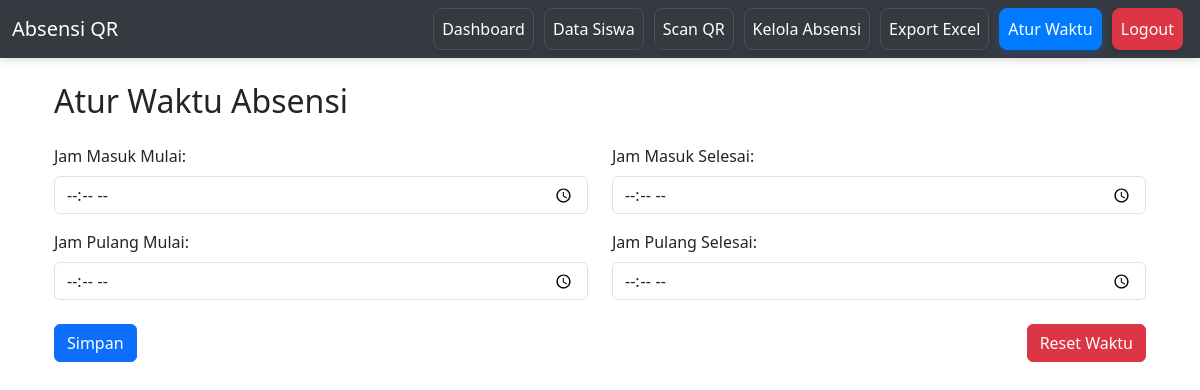
The app's page /atur_waktu (signed in), older data.
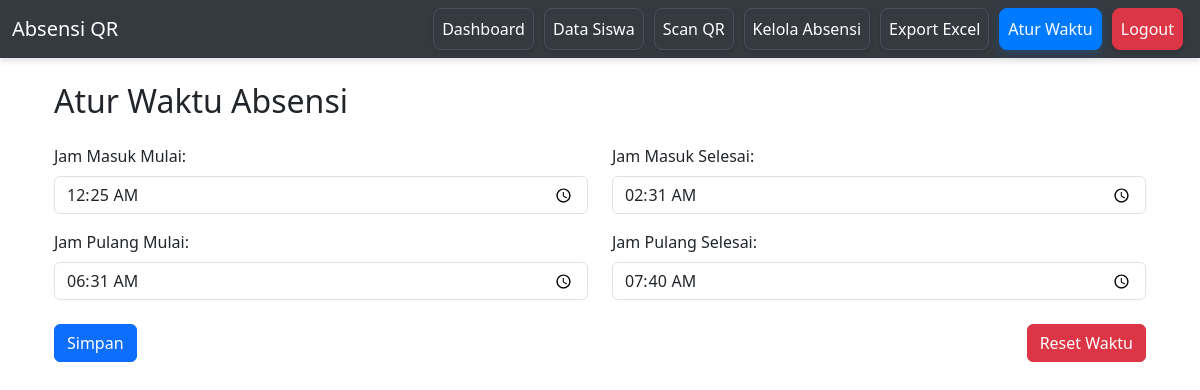
The same page, newer data.
### models.py (models this page shows)
class SettingWaktu(db.Model):
    id = db.Column(db.Integer, primary_key=True) # Kunci utama
    jam_masuk_mulai = db.Column(db.Time) # Waktu mulai absensi masuk
    jam_masuk_selesai = db.Column(db.Time) # Waktu selesai absensi masuk
    jam_pulang_mulai = db.Column(db.Time) # Waktu mulai absensi pulang
    jam_pulang_selesai = db.Column(db.Time) # Waktu selesai absensi pulang

### app.py (the view, shortened to what this page needs)
@app.route("/atur_waktu", methods=["GET", "POST"])
def atur_waktu():
    auth_check = check_admin_session()
    if auth_check:
        return auth_check
    setting = SettingWaktu.query.first()
    return render_template("atur_waktu.html", setting=setting)

### app.py (called while the page is built)
def check_admin_session():
    if "admin" not in session:
        return redirect(url_for("login"))
    return None

### templates/atur_waktu.html
{% extends "base.html" %}
{% block content %}
<div class="container mt-4">
    <h2 class="mb-4">Atur Waktu Absensi</h2>
    <form method="POST" action="{{ url_for('atur_waktu') }}">
        <div class="row mb-3">
            <div class="col-md-6">
                <label for="jam_masuk_mulai" class="form-label">Jam Masuk Mulai:</label>
                <input type="time" id="jam_masuk_mulai" name="jam_masuk_mulai" class="form-control"
                       value="{{ setting.jam_masuk_mulai.strftime('%H:%M') if setting and setting.jam_masuk_mulai else '' }}" required>
            </div>
            <div class="col-md-6">
                <label for="jam_masuk_selesai" class="form-label">Jam Masuk Selesai:</label>
                <input type="time" id="jam_masuk_selesai" name="jam_masuk_selesai" class="form-control"
                       value="{{ setting.jam_masuk_selesai.strftime('%H:%M') if setting and setting.jam_masuk_selesai else '' }}" required>
            </div>
        </div>
        <div class="row mb-3">
            <div class="col-md-6">
                <label for="jam_pulang_mulai" class="form-label">Jam Pulang Mulai:</label>
                <input type="time" id="jam_pulang_mulai" name="jam_pulang_mulai" class="form-control"
                       value="{{ setting.jam_pulang_mulai.strftime('%H:%M') if setting and setting.jam_pulang_mulai else '' }}" required>
            </div>
            <div class="col-md-6">
                <label for="jam_pulang_selesai" class="form-label">Jam Pulang Selesai:</label>
                <input type="time" id="jam_pulang_selesai" name="jam_pulang_selesai" class="form-control"
                       value="{{ setting.jam_pulang_selesai.strftime('%H:%M') if setting and setting.jam_pulang_selesai else '' }}" required>
            </div>
        </div>
        <div class="d-flex justify-content-between mt-4">
            <button type="submit" class="btn btn-primary">Simpan</button>
            <a href="{{ url_for('reset_waktu') }}" class="btn btn-danger"
               onclick="return confirm('Yakin ingin reset waktu? Tindakan ini tidak dapat dibatalkan.')">Reset Waktu</a>
        </div>
    </form>
</div>
{% endblock %}

Row changes from the older to the newer data that the page shows:
added SettingWaktu: jam_masuk_mulai "00:25", jam_masuk_selesai "02:31", jam_pulang_mulai "06:31", jam_pulang_selesai "07:40"
